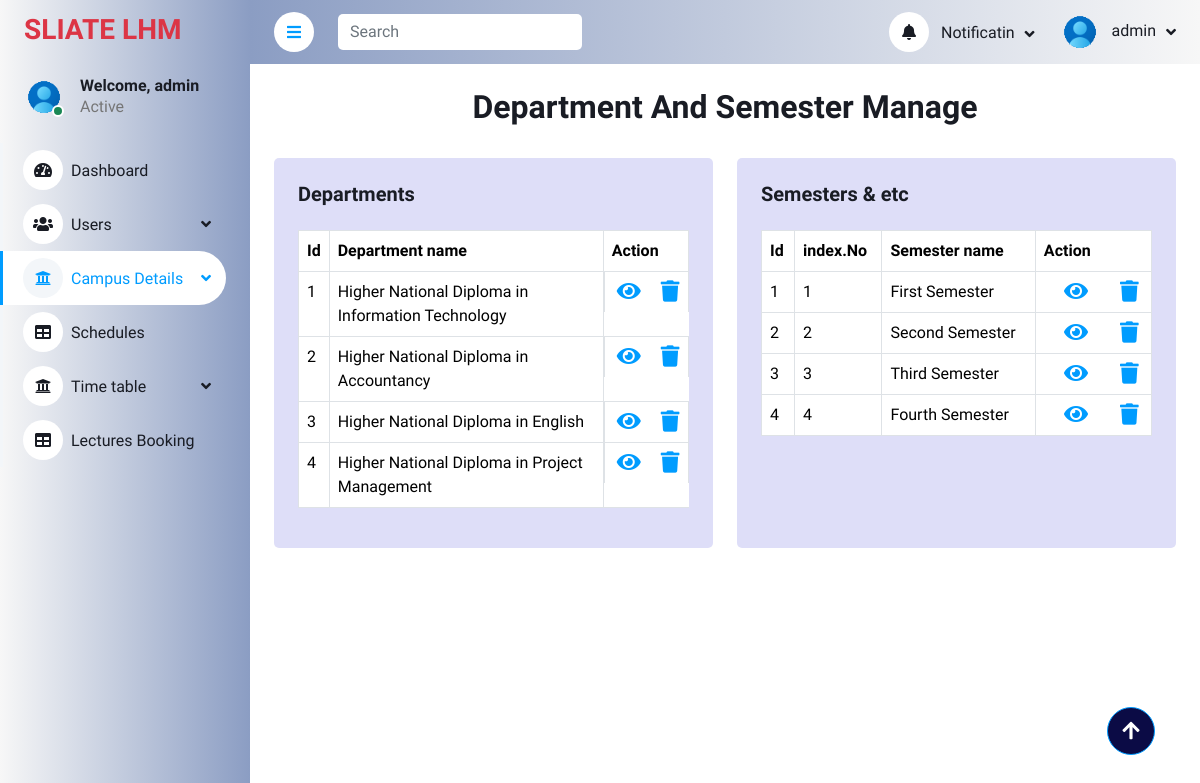
Page /admin/Department.php (signed in) on the committed database.
### tables this page shows
CREATE TABLE `departments` (
  `id` int NOT NULL AUTO_INCREMENT,
  `dept_code` varchar(50) DEFAULT NULL,
  `department_name` varchar(100) NOT NULL,
  PRIMARY KEY (`id`)
);

CREATE TABLE `semester` (
  `id` int NOT NULL AUTO_INCREMENT,
  `sem_num` int NOT NULL,
  `sem_name` varchar(64) NOT NULL,
  PRIMARY KEY (`id`)
);

### admin/Department.php (the view)
<?php include './include/header.php'; ?>
<div class="content">
    <?php include './include/navbar.php'; ?>
    <div class="container-fluid pt-4 px-4">
        <div class="row g-4">
        <h2 class="text-center">Department And Semester Manage</h2>
            <div class="col-sm-12 col-xl-6">
                <div class="bg-light rounded h-100 p-4">
                    <h5 class="mb-4">Departments</h5>
                    <table class="table table-bordered text-start table-hover">
                        <thead>
                            <tr>
                                <th scope="col">Id</th>
                                <th scope="col">Department name</th>
                                <th scope="col">Action</th>
                            </tr>
                        </thead>
                        <tbody>
                            <?php
                            $stmt = $conn->query("SELECT id, department_name FROM departments");
                            $result = $stmt->fetchAll(PDO::FETCH_ASSOC);
                            if (!empty($result)) {
                                foreach ($result as $row) {
                                    echo '<tr>';
                                    echo '<td>' . htmlspecialchars($row['id']) . '</td>';
                                    echo '<td>' . htmlspecialchars($row['department_name']) . '</td>';
                                    echo '<td class="d-flex justify-content-center ">';
                                    echo '<a href="#" class="mx-1"';
                                    echo '><i class="fas fa-eye fa-lg"></i></a>';
                                    echo '<a href="#" class="ms-3"';
                                    echo '><i class="fas fa-trash fa-lg"></i></a>';
                                    echo '</td>';
                                    echo '</tr>';
                                }
                            } else {
                                echo '<tr><td colspan="2">No results found</td></tr>';
                            }
                            ?>
                        </tbody>
                    </table>
                </div>
            </div>
            <div class="col-sm-12 col-xl-6">
                <div class="bg-light rounded h-100 p-4">
                    <h5 class="mb-4">Semesters & etc</h5>
                    <table class="table table-bordered table-hover">
                        <thead>
                            <tr>
                                <th scope="col">Id</th>
                                <th scope="col">index.No</th>
                                <th scope="col">Semester name</th>
                                <th scope="col">Action</th>
                            </tr>
                        </thead>
                        <tbody>
                        <?php
                        $stmt = $conn->query("SELECT id, sem_num, sem_name  FROM semester");
                        $result = $stmt->fetchAll(PDO::FETCH_ASSOC);
                        if (!empty($result)) {
                            foreach ($result as $row) {
                                echo '<tr>';
                                echo '<td>' . htmlspecialchars($row['id']) . '</td>';
                                echo '<td>' . htmlspecialchars($row['sem_num']) . '</td>';
                                echo '<td>' . htmlspecialchars($row['sem_name']) . '</td>';
                                echo '<td class="text-center ">';
                                echo '<a href="#" class="mx-3"';
                                echo '><i class="fas fa-eye fa-lg"></i></a>';
                                echo '<a href="#" class="ms-3"';
                                echo '><i class="fas fa-trash fa-lg"></i></a>';
                                echo '</td>';
                                echo '</tr>';
                            }
                        } else {
                            echo '<tr><td colspan="2">No results found</td></tr>';
                        }
                        ?>
                        </tbody>
                    </table>
                </div>
            </div>
        </div>
    </div>
</div>
</div>
<?php include './include/footer.php'; ?>

### admin/assets/css/style.css (style rules this page uses)
:root { --primary: #009CFF; --light: #F3F6F9; --dark: #191C24; }
.content { margin-left: 250px; min-height: 100vh; background: #FFFFFF; transition: 0.5s; }
@media (min-width: 992px) { .content { width: calc(100% - 250px); } }

### admin/assets/css/adminstyle.css (style rules this page uses)
.back-colors { background: rgb(139,157,195); background: linear-gradient(270deg, rgb(139,157,195) 0%, rgb(247,247,247) 100%); }
.bg-light { background-color: #dedef8 !important; }
.table-hover { background-color: #fff; }

### rows in the picture
departments: id "1", department_name "Higher National Diploma in Information Technology"
departments: id "2", department_name "Higher National Diploma in Accountancy"
departments: id "3", department_name "Higher National Diploma in English"
departments: id "4", department_name "Higher National Diploma in Project Management"
semester: id "1", sem_num "1", sem_name "First Semester"
semester: id "2", sem_num "2", sem_name "Second Semester"
semester: id "3", sem_num "3", sem_name "Third Semester"
semester: id "4", sem_num "4", sem_name "Fourth Semester"

### other values in the picture
$_SESSION['user_name'] "admin"
